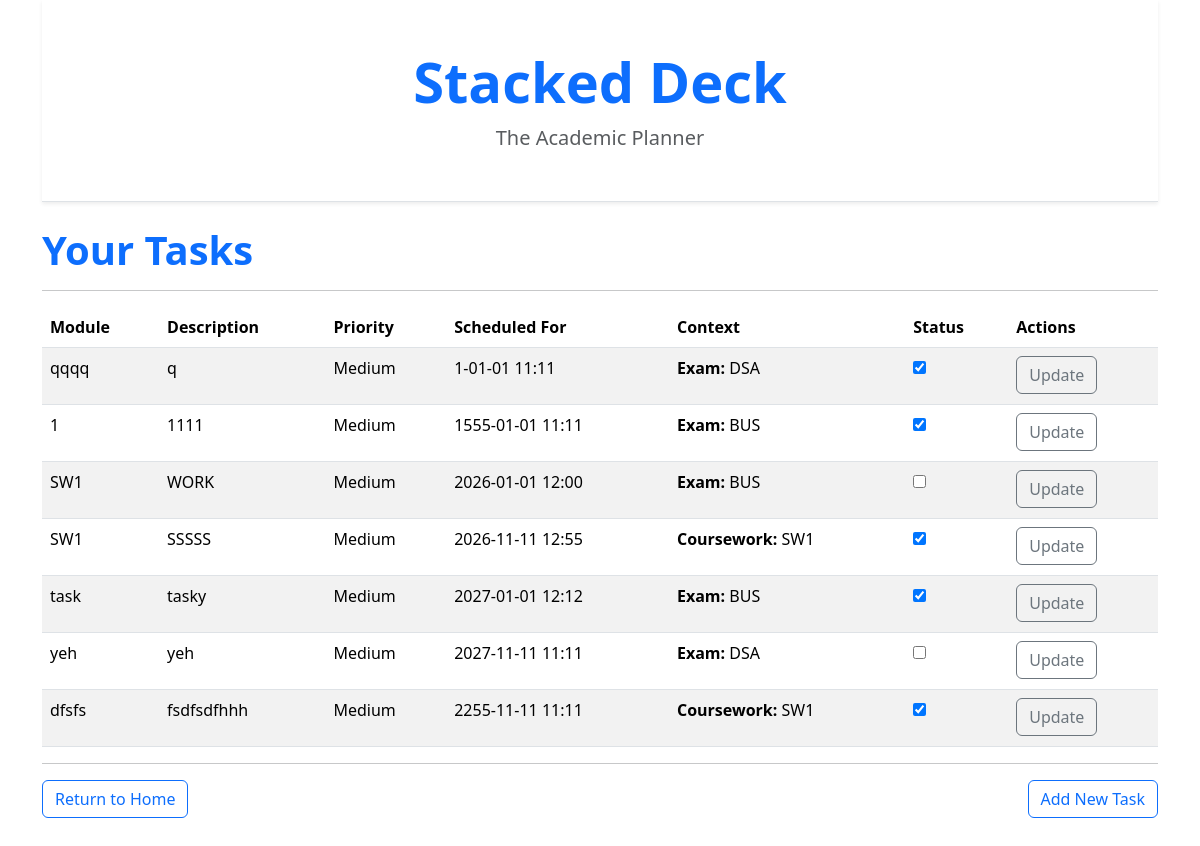
/view-tasks (signed in), run on the app's committed database.
### app/models.py (models this page shows)
class Task(db.Model):
    id: so.Mapped[int] = so.mapped_column(primary_key=True)
    module: so.Mapped[str] = so.mapped_column(sa.String(256), index=True)
    description: so.Mapped[str] = so.mapped_column(sa.String(256))
    completed: so.Mapped[bool] = so.mapped_column(sa.Boolean, index=True, default=False, nullable=False)
    priority: so.Mapped[Priority] = so.mapped_column(
        sa.Enum(Priority),
        default=Priority.MEDIUM,
        nullable=False
    )
    scheduled_time: so.Mapped[datetime.datetime] = so.mapped_column(sa.DateTime(timezone=True), index=True, nullable=False)
    duration_minutes: so.Mapped[int] = so.mapped_column(sa.Integer, default=60)
    user_id: so.Mapped[int] = so.mapped_column(sa.ForeignKey(User.id), index=True)
    author: so.Mapped[User] = so.relationship(back_populates='tasks')
    exam_id: so.Mapped[Optional[int]] = so.mapped_column(sa.ForeignKey(Exam.id))
    assignment_id: so.Mapped[Optional[int]] = so.mapped_column(sa.ForeignKey(Assignment.id))
    exam: so.Mapped[Optional['Exam']] = so.relationship(back_populates='tasks')
    assignment: so.Mapped[Optional['Assignment']] = so.relationship(back_populates='tasks')

class Exam(db.Model):
    id: so.Mapped[int] = so.mapped_column(primary_key=True)
    module: so.Mapped[str] = so.mapped_column(sa.String(256), index=True)
    duration_minutes: so.Mapped[int] = so.mapped_column(sa.Integer, nullable=False)
    exam_date: so.Mapped[datetime.datetime] = so.mapped_column(sa.DateTime(timezone=True), index=True, nullable=False)
    priority: so.Mapped[Priority] = so.mapped_column(
        sa.Enum(Priority),
        default=Priority.MEDIUM,
        nullable=False
    )
    user_id: so.Mapped[int] = so.mapped_column(sa.ForeignKey(User.id), index=True)
    author: so.Mapped[User] = so.relationship(back_populates='exams')
    tasks: so.Mapped[list['Task']] = so.relationship(back_populates='exam', cascade="all, delete-orphan")

class Assignment(db.Model):
    id: so.Mapped[int] = so.mapped_column(primary_key=True)
    title: so.Mapped[str] = so.mapped_column(sa.String(256), index=True)
    completed: so.Mapped[bool] = so.mapped_column(sa.Boolean, index=True, default=False, nullable=False)
    due_date: so.Mapped[datetime.datetime] = so.mapped_column(sa.DateTime(timezone=True), index=True, nullable=False)
    priority: so.Mapped[Priority] = so.mapped_column(
        sa.Enum(Priority),
        default=Priority.MEDIUM,
        nullable=False
    )
    user_id: so.Mapped[int] = so.mapped_column(sa.ForeignKey(User.id), index=True)
    author: so.Mapped[User] = so.relationship(back_populates='assignments')
    tasks: so.Mapped[list['Task']] = so.relationship(back_populates='assignment', cascade="all, delete-orphan")

### app/routes.py (the view)
@app.route('/view-tasks', methods=['GET', 'POST'])
@login_required
def view_tasks():
    query = sa.select(Task).where(Task.author == current_user).order_by(Task.scheduled_time.asc())
    tasks = db.session.scalars(query).all()
    return render_template('view-tasks.html', tasks=tasks)

### app/models.py (called while the page is built)
@login.user_loader
def load_user(id):
    return db.session.get(User, int(id))

### app/templates/view-tasks.html (shortened to what this page needs)
{% extends "base.html" %}
{% block content %}
<h1 class="display-6 fw-bold text-primary">Your Tasks</h1>
<hr>
{% if tasks %}
<table class="table table-hover table-striped">
    <thead>
    <tr>
        <th>Module</th>
        <th>Description</th>
        <th>Priority</th>
        <th>Scheduled For</th>
        <th>Context</th>
        <th>Status</th>
        <th>Actions</th>
    </tr>
    </thead>
    <tbody>
    {% for task in tasks %}
    <tr>
       <td>{{ task.module }}</td>
        <td>{{ task.description }}</td>
        <td>{{ task.priority.name.capitalize() }}</td>
        <td>{{ task.scheduled_time.strftime('%Y-%m-%d %H:%M') }}</td>
        <td>
            {% if task.exam %}
                <p><b>Exam:</b> {{ task.exam.module }}</p>
            {% elif task.assignment %}
                <p><b>Coursework:</b> {{ task.assignment.title }}</p>
            {% else %}
                <p>General</p>
            {% endif %}
        </td>
        <td>
            <form action="{{ url_for('toggle_status', item_type='task', item_id=task.id) }}" method="POST">
                <input type="checkbox" onchange="this.form.submit()"
                {% if task.completed %}checked{% endif %}>
            </form>
        </td>
        <td>
            <a href="{{ url_for('updating_task', task_id=task.id) }}" class="btn btn-outline-secondary">Update</a>
        </td>
    </tr>
    {% endfor %}
    </tbody>
</table>
<hr />
<div class="d-flex">
  <a href="{{ url_for('index') }}" class="btn btn-outline-primary"
    >Return to Home</a
  >
  <a
    href="{{ url_for('add_task') }}"
    class="btn btn-outline-primary ms-auto"
    >Add New Task</a
  >
</div>
{% else %}
<p><a href="{{ url_for('add_task') }}" class="btn btn-outline-primary">No tasks found. Add one here</a></p>
{% endif %}
{% endblock %}

### app/templates/base.html (shortened to what this page needs)
<!doctype html>
<html lang="en">
  <head>
    <link
      href="https://cdn.jsdelivr.net/npm/bootstrap@5.3.2/dist/css/bootstrap.min.css"
      rel="stylesheet"
    />
  </head>
  <body>
    <div class="container mb-5">
    <header class="py-5 border-bottom shadow-sm mb-4">
        <div class="container text-center">
            <h1 class="display-4 fw-bold text-primary">
              <a href="{{ url_for('index') }}" class="text-reset text-decoration-none">Stacked Deck</a>
            </h1>
            <p class="lead mb-0 text-muted">The Academic Planner</p>
        </div>
    </header>
    <main>{% block content %} {% endblock %}</main>
  </div>
  </body>
</html>

### data on the page
Task: module "qqqq", description "q", priority.name "Medium", scheduled_time "1-01-01 11:11", exam.module "DSA", completed "☑"
Task: module "1", description "1111", priority.name "Medium", scheduled_time "1555-01-01 11:11", exam.module "BUS", completed "☑"
Task: module "SW1", description "WORK", priority.name "Medium", scheduled_time "2026-01-01 12:00", exam.module "BUS"
Task: module "SW1", description "SSSSS", priority.name "Medium", scheduled_time "2026-11-11 12:55", assignment "SW1", completed "☑"
Task: module "task", description "tasky", priority.name "Medium", scheduled_time "2027-01-01 12:12", exam.module "BUS", completed "☑"
Task: module "yeh", description "yeh", priority.name "Medium", scheduled_time "2027-11-11 11:11", exam.module "DSA"
Task: module "dfsfs", description "fsdfsdfhhh", priority.name "Medium", scheduled_time "2255-11-11 11:11", assignment "SW1", completed "☑"
